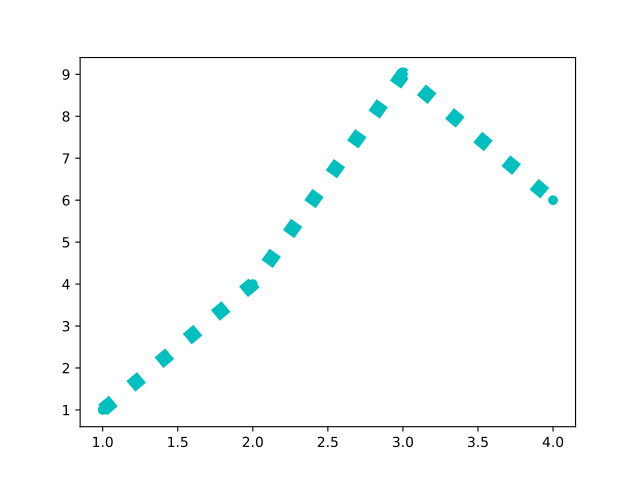

Here is the Python script that generated this plot:
import matplotlib.pyplot as plt
import numpy as np


#         ****Simple Plot (with Line)****

# ls --> linestyle = 'dotted'/':' ,'dashed'/ '--' , 'solid'/ '-' , 'dashdot'/'-.' , 'None'
# color --> Line color 
# lw --> linewidth

xpoints = [1,2,3,4]
ypoints = [1,4,9,6]
plt.plot(xpoints, ypoints,ls = 'dotted',marker = 'o', color = 'c',lw = '10')
plt.show()


#         ****Plot without Line****

xxpoints = ([2,8,21])
yypoints = ([4,6,25])
# plt.plot(xxpoints,yypoints,'o')
# plt.show()



#         ****Default X points / Plotting with Only Y values*****

onlyypoints = [2,5,8,14]

# plt.plot(onlyypoints)
# plt.show()



#        ****Plotting With Marker****
 
# Marks the point with specified signs || ms --> Marker size  || mec -->> Marker edge Colour  || mfc -->> marker fill colour
# Hexadecimal coloue values and supported colour names like hotpink also can be used.

xpoints = [1,2,3,4]
ypoints = [1,4,9,6]
# plt.plot(xpoints,ypoints, marker = '*', ms = 20, mec = 'r' , mfc = 'g')   
# plt.show()



#      ***Plotting with Format string***

# marker|line|color  -->> o:r  --> o as marker, : for dotted line,  in red colour

ypoints = [1,4,9,6]

# plt.plot(ypoints,'o:r')    # o as marker, : for dotted line,  in red colour
# plt.plot(ypoints,'*-g')    # Solid line for '-'
# plt.plot(ypoints,'*-.b')     # Dashed dotted line for '.-'
# plt.plot(ypoints,'*--c')      # Dashed line for '--'
# plt.show()
 
# color references : o --> orange, g --> Green, b --> blue, c --> Cyan, m --> Magenta, y --> Yellow, k --> Black, w --> White
